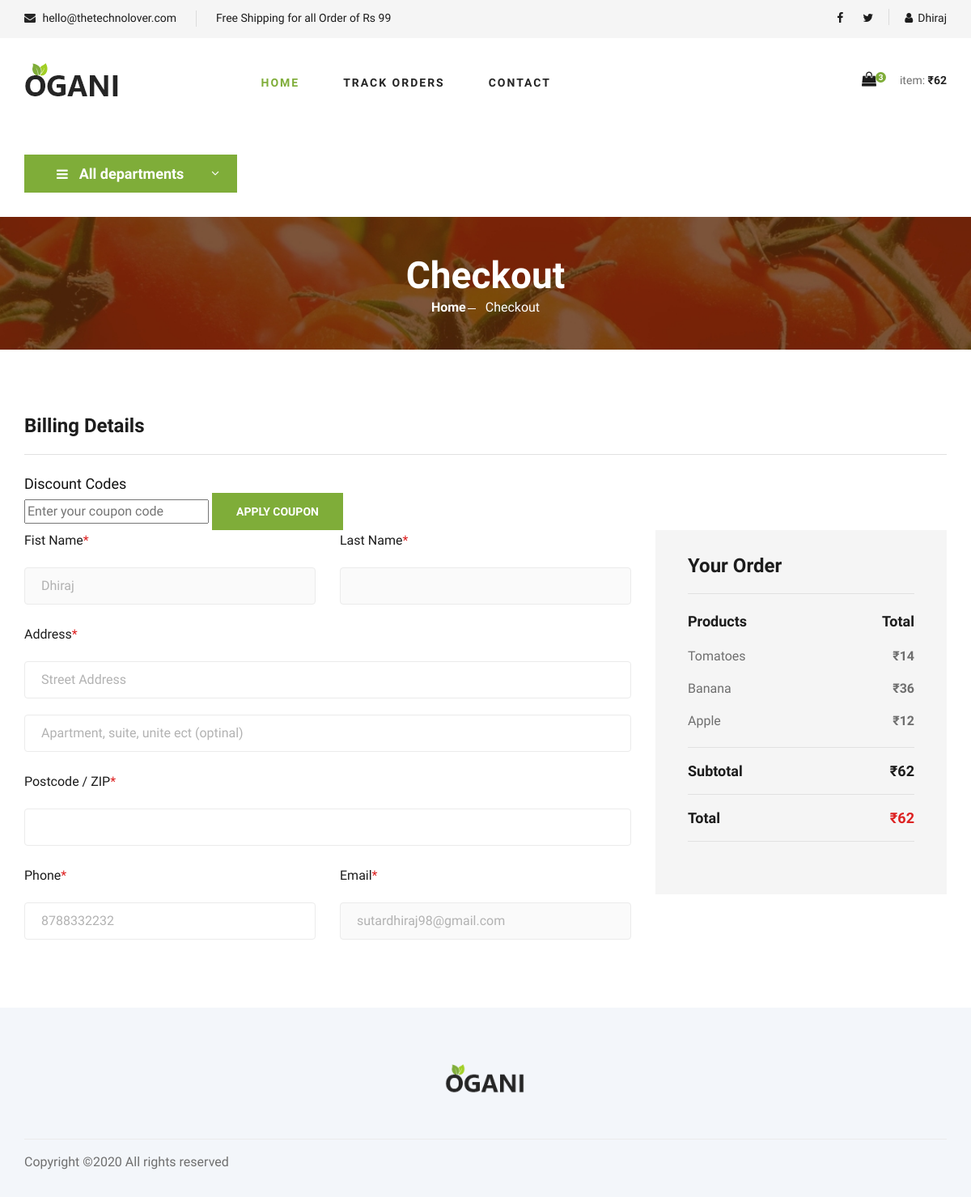
/checkout.php (signed in), run on an earlier commit of the app's database.
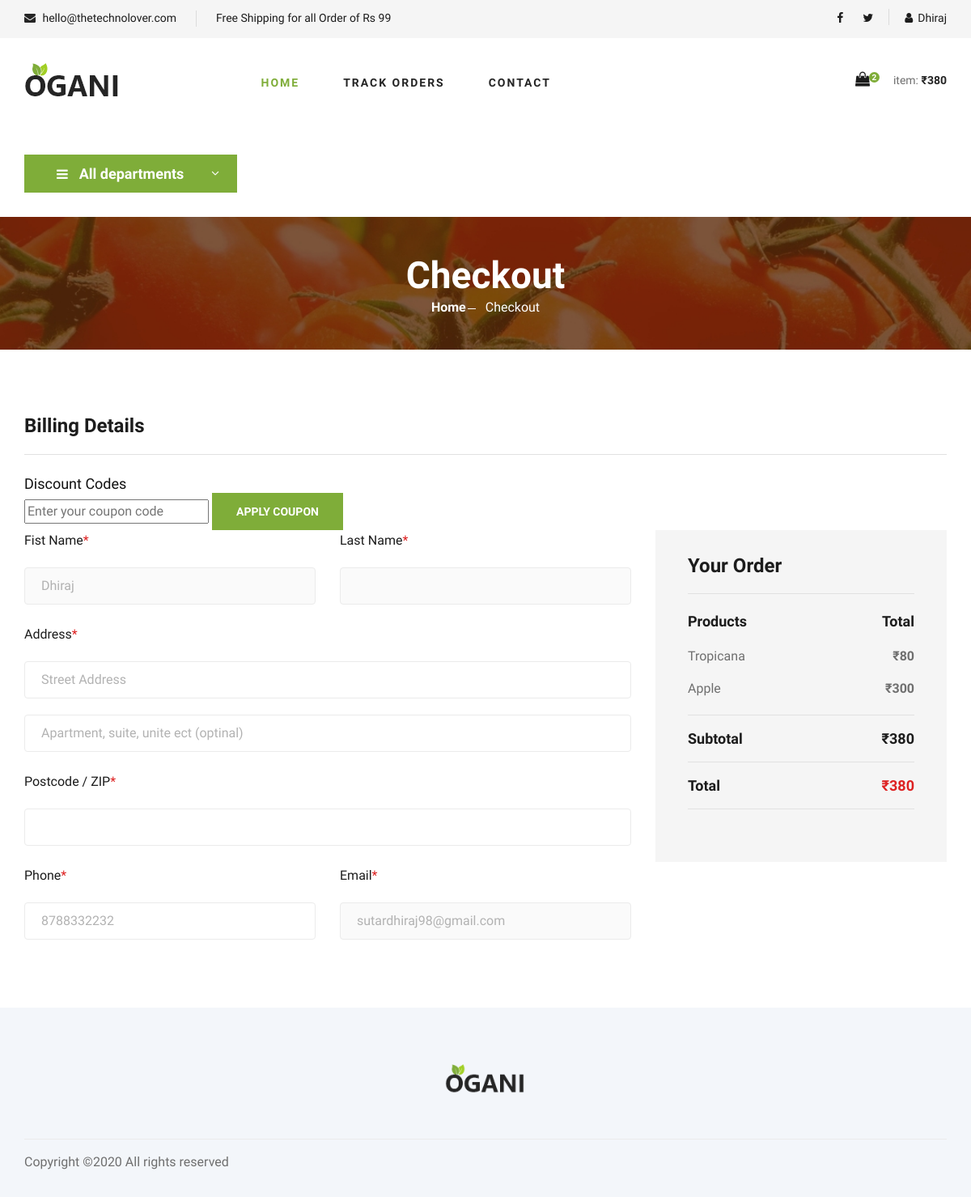
And on a later commit of the database.
### tables this page shows
CREATE TABLE `cart` (
  `userid` int(11) NOT NULL,
  `productid` int(11) NOT NULL,
  `quantity` int(11) NOT NULL
);

CREATE TABLE `products` (
  `id` int(11) NOT NULL,
  `title` varchar(255) NOT NULL,
  `weight` double NOT NULL,
  `price` double NOT NULL,
  `deptid` int(11) NOT NULL,
  `description` text NOT NULL,
  `fileid` int(11) NOT NULL,
  `out_stock` tinyint(1) NOT NULL
);

### core/Database.php (called while the page is built, shortened)
<?php
    class Database {
        private $connection;
        public function set_connection(){
            $this->connection = mysqli_connect(DB_HOST, DB_USER, DB_PASSWORD, DB_DATABASE);
        }
        public function query($query){
            $result = mysqli_query($this->connection, $query);
            if($result){
                return $result;
            }
            return false;
        }
    }
    $database = new Database();

### core/Crud.php (called while the page is built, shortened)
<?php
    class Crud {
        public static function read($query) {
            global $database;
            $result = $database->query($query);
            if ($result) {
                $array = array();
                while ($row = mysqli_fetch_assoc($result)) {
                    $array[] = $row;
                }
                return $array;
            }
            return false;
        }
        public static function search($key, $value, $isNo = true) {
            $obj = new $calling_class;
            $attrs = get_object_vars( $obj );
            if($isNo){
                $result = static::read("SELECT * FROM " . static::$db_table . " WHERE $key = $value LIMIT 1");
            }else{
                $result = static::read("SELECT * FROM " . static::$db_table . " WHERE $key = '$value' LIMIT 1");
            }
            if(!empty($result)){
                $result = array_shift($result);
                foreach( $attrs as $key => $value ){
                    if(isset($result[$key])){
                        $obj->$key = $result[$key];
                    }
                }
                return $obj;
            }
            return false;
        }
    }

### frontend/includes.php (called while the page is built, shortened)
<?php
    if($Session->is_signed_in()){
        $cart = Crud::read("SELECT count(productid) as c from cart where userid = $Session->user_id");
        $cart = Crud::read("select sum(price*quantity) as s from products, cart where products.id = cart.productid and cart.userid = $Session->user_id");
    }

### frontend/checkout.php (called while the page is built, shortened)
<?php
    include ("includes.php");
    $total = 0;
    if($Session->is_signed_in()){
        $cartProducts = Crud::read("select products.id, products.title, products.weight, products.price, cart.quantity  from products, cart where products.id = cart.productid and cart.userid = $Session->user_id");
        $user = User::search('id', $Session->user_id);
        foreach($cartProducts  as $row){
            $total += $row['price']*$row['quantity'];
        }
        $subtotal = $total;
    }
    $code = '';

### core/Session.php (called while the page is built, shortened)
<?php
    class Session {
        private $signed_in;
        public function is_signed_in(){
            return $this->signed_in;
        }
        private function check_login_status() {
            if(isset($_SESSION['user_id'])) {
                $this->signed_in = true;
                $this->user_id = $_SESSION['user_id'];
            }else{
                unset($this->user_id);
                unset($this->role);
                $this->signed_in = false;
                unset($this->name);
                unset($_SESSION['name']);
            }
        }
    }
    $Session = new Session();

### checkout.php (the view, shortened to what the changed rows need)
<?php
    include ("./configs/init.php");
    include ("./frontend/checkout.php");
?>
<!DOCTYPE html>
<html lang="zxx">
<?php get_header_frontend(); ?>
<body>
    <?php get_navbar_frontend($departments, $Session, $cartItems, $cartPrice); ?>
    <section class="breadcrumb-section set-bg" data-setbg="<?php echo STATIC_PATH ?>images/img/breadcrumb.jpg">
        <div class="container">
            <div class="row">
                <div class="col-lg-12 text-center">
                    <div class="breadcrumb__text">
                        <h2>Checkout</h2>
                    </div>
                </div>
            </div>
        </div>
    </section>
    <?php
        if($Session->is_signed_in()){
            ?>
    <section class="checkout spad">
        <div class="container">
            <div class="checkout__form">
                <h4>Billing Details</h4>
                <form action="" method="post">
                    <h5>Discount Codes</h5>
                    <input type="text" value="<?php echo $code; ?>" name="coupon" placeholder="Enter your coupon code">
                    <input type="submit" value="APPLY COUPON"  name="submit" class="site-btn" />
                </form>
                <form action="./frontend/paid.php" method="post">
                    <div class="row">
                        <div class="col-lg-8 col-md-6">
                            <div class="row">
                                <div class="col-lg-6">
                                    <div class="checkout__input">
                                        <p>Fist Name<span>*</span></p>
                                        <input disabled name="firstname" value="<?php echo $user->firstname ?>" type="text">
                                    </div>
                                </div>
                                <div class="col-lg-6">
                                    <div class="checkout__input">
                                        <p>Last Name<span>*</span></p>
                                        <input disabled name="lastname" value="<?php echo $user->lastname ?>" type="text">
                                    </div>
                                </div>
                            </div>
                            <div class="checkout__input">
                                <p>Address<span>*</span></p>
                                <input name="street" required type="text"  placeholder="Street Address" class="checkout__input__add">
                                <input name="apartment" required type="text" placeholder="Apartment, suite, unite ect (optinal)">
                            </div>
                            <div class="checkout__input">
                                <p>Postcode / ZIP<span>*</span></p>
                                <input name="pincode" type="text">
                            </div>
                            <div class="row">
                                <div class="col-lg-6">
                                    <div class="checkout__input">
                                        <p>Phone<span>*</span></p>
                                        <input name="mobileno" value="<?php echo $user->mobileno ?>" type="text">
                                    </div>
                                </div>
                                <div class="col-lg-6">
                                    <div class="checkout__input">
                                        <p>Email<span>*</span></p>
                                        <input disabled name="email" value="<?php echo $user->email ?>" type="email">
                                    </div>
                                </div>
                            </div>
                        </div>
                        <div class="col-lg-4 col-md-6">
                            <div class="checkout__order">
                                <h4>Your Order</h4>
                                <div class="checkout__order__products">Products <span>Total</span></div>
                                <ul>
                                    <?php
                                        foreach($cartProducts as $row){
                                            ?>
                                            <li><?php echo $row['title'] ?><span>₹<?php echo $row['price']*$row['quantity'] ?></span></li>
                                            <?php
                                        }
                                    ?>
                                </ul>
                                <div class="checkout__order__subtotal">Subtotal <span>₹<?php echo $subtotal ?></span></div>
                                <div class="checkout__order__total">Total <span>₹<?php echo $total; ?></span></div>
                            </div>
                        </div>
                    </div>
                </form>
            </div>
        </div>
    </section>
            <?php
        }else{
            ?>
            <p>Please login</p>
            <?php
        }
    ?>
</body>
</html>

### components/frontend.php (shortened to what the changed rows need)
<?php
    function get_header_frontend(){
        ?>
<head>
    <link rel="stylesheet" href="https://cdnjs.cloudflare.com/ajax/libs/font-awesome/4.7.0/css/font-awesome.min.css">
    <link rel="stylesheet" href="<?php echo STATIC_PATH ?>css/bootstrap.min.css" type="text/css">
    <link rel="stylesheet" href="<?php echo STATIC_PATH ?>css/font-awesome.min.css" type="text/css">
    <link rel="stylesheet" href="<?php echo STATIC_PATH ?>css/elegant-icons.css" type="text/css">
    <link rel="stylesheet" href="<?php echo STATIC_PATH ?>css/nice-select.css" type="text/css">
    <link rel="stylesheet" href="<?php echo STATIC_PATH ?>css/jquery-ui.min.css" type="text/css">
    <link rel="stylesheet" href="<?php echo STATIC_PATH ?>css/owl.carousel.min.css" type="text/css">
    <link rel="stylesheet" href="<?php echo STATIC_PATH ?>css/slicknav.min.css" type="text/css">
    <link rel="stylesheet" href="<?php echo STATIC_PATH ?>css/style.css" type="text/css">
</head>
        <?php
    }
    function get_navbar_frontend($departments, $Session, $cartItems, $cartPrice){
        ?>
    <header class="header mb-5">
        <div class="container">
            <div class="row">
                <div class="col-lg-3">
                    <div class="header__cart">
                        <ul>
                            <li><a href="cart.php"><i class="fa fa-shopping-bag"></i> <span class='shopping-cart-items'><?php echo $cartItems ?></span></a></li>
                        </ul>
                        <div class="header__cart__price">item: <span class='shopping-cart-price'>₹<?php echo $cartPrice ?></span></div>
                    </div>
                </div>
            </div>
        </div>
    </header>
        <?php
    }
        ?>

What changed in the data, as far as the page shows it:
removed cart: productid.title "Tomatoes", $row['price']*$row['quantity'] "14"
removed cart: productid.title "Banana", $row['price']*$row['quantity'] "36"
removed cart: productid.title "Apple", $row['price']*$row['quantity'] "12"
added cart: quantity "2", productid.title "Apple", $row['price']*$row['quantity'] "300"
added cart: productid.title "Tropicana", $row['price']*$row['quantity'] "80"
Also different on the page:
$cartPrice: "62" → "380"
$subtotal: "62" → "380"
$total: "62" → "380"
$cartItems: "3" → (not shown)
